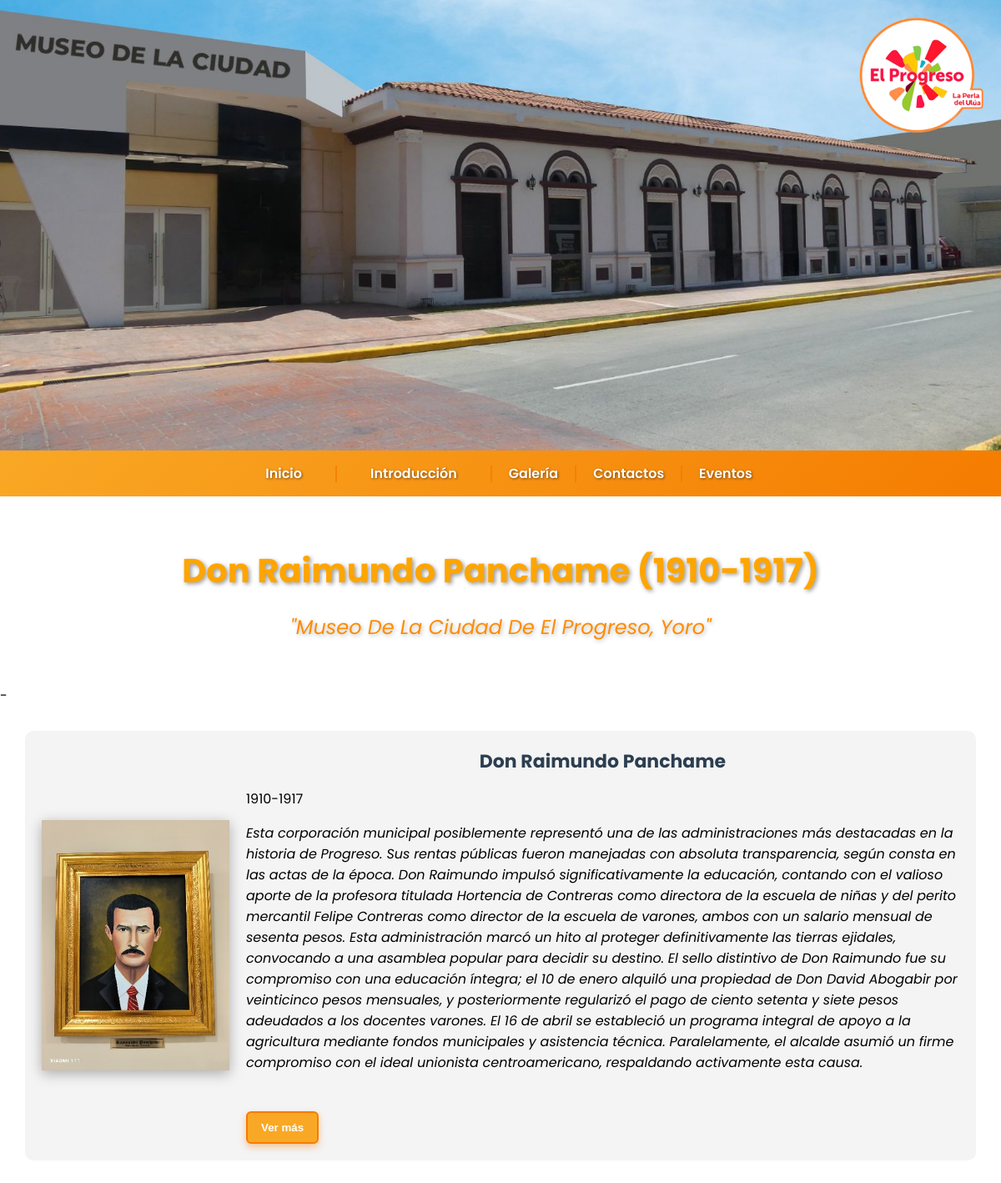
/alcaldes_data/don_raimundo_panchame.php, run on the app's committed database.
### tables this page shows
CREATE TABLE `alcaldes` (
  `id` int(11) NOT NULL,
  `nombre` varchar(150) NOT NULL,
  `descripcion` text DEFAULT NULL,
  `frase` text DEFAULT NULL,
  `periodo` varchar(100) DEFAULT NULL,
  `imagen` varchar(255) DEFAULT NULL,
  `orden` int(11) DEFAULT 0
);

### alcaldes_data/don_raimundo_panchame.php (the view, shortened to what this page needs)
<?php include '../PHP/config.php'; ?>
<!DOCTYPE html>
<html lang="en">
  <head>
    <link rel="stylesheet" href="../css/EstilosGenerales.css" />
    <link rel="stylesheet" href="../css/EstilosContactos.css" />
    <link
      rel="stylesheet"
      href="https://cdnjs.cloudflare.com/ajax/libs/font-awesome/5.15.4/css/all.min.css"
    />
  </head>
  <body>
    <header class="encabezado">
      <div class="contenido-encabezado">
        <a href="inicioSecion.html">
          <img
          src="Imagenes/Encabezado/LogoMuni.png"
          alt="Logo"
          class="logo"
          style="cursor: pointer"
        />
        </a>
      </div>
    </header>
     <nav class="barra-menu">
      <ul>
        <li><a href="PaginaPrincipal.php">Inicio</a></li>
        <div class="separador"></div>
        <li><a href="#" onclick="abrirModal('Intro')">Introducción</a></li>
        <div class="separador"></div>
        <a href="galeria.php">Galería</a>
        <div class="separador"></div>
        <a href="Contacto.html">Contactos</a>
        <div class="inscriccion separador"></div>
        <a href="Evento.php">Eventos</a>
      </ul>
    </nav>
    <header class="titulo-container">
      <h1 class="titulo-principal">Don Raimundo Panchame (1910-1917) </h1>
      <h2 class="subtitulo">"Museo De La Ciudad De El Progreso, Yoro"</h2>
    </header>
<main class= "Contenido Principal">
    <?php
    $actual_query = mysqli_query($conn, "SELECT * FROM alcaldes WHERE nombre = 'Don Raimundo Panchame'  LIMIT 1");
    $alcalde_actual = mysqli_fetch_assoc($actual_query);
    ?>
    <?php if ($alcalde_actual): ?>-
      <section class="alcalde">
        <div class="contenedor-alcalde">
          <img src="../<?php echo htmlspecialchars($alcalde_actual['imagen']); ?>" alt="Foto del Alcalde" class="foto-alcalde" onclick="abrirImagenModal(this.src)" />
          <div class="info-alcalde">
            <h3><?php echo htmlspecialchars($alcalde_actual['nombre']); ?></h3>
            <p><?php echo htmlspecialchars($alcalde_actual['periodo']); ?></p>
            <p><em><?php echo htmlspecialchars($alcalde_actual['descripcion']); ?></em></p>
            <button id="verMasBtn" onclick="toggleInfo()">Ver más</button>
          </div>
        </div>
      </section>
    <?php else: ?>
      <p style="text-align:center; color: red;">⚠️ No hay un alcalde actual definido.</p>
    <?php endif; ?>
  </main>
  </body>
</html>

### css/EstilosGenerales.css (style rules this page uses)
body { margin: 0; font-family: 'Poppins', sans-serif; }
.encabezado { background-image: url('../Imagenes/Encabezado/ENCABEZADO.jpeg'); background-size: cover; background-position: center; height: 500px; position: relative; color: white; }
.logo { position: absolute; top: 5px; right: 5px; width: 180px; height: auto; z-index: 2; }
.titulo-container { text-align: center; padding: 2rem 1rem; background-color: white; }
.titulo-principal { color: orange; font-size: 2.5rem; text-shadow: 2px 2px 5px rgba(0, 0, 0, 0.4); margin-bottom: 0.5rem; }
.subtitulo { color: darkorange; font-size: 1.5rem; font-weight: normal; font-style: italic; text-shadow: 1.5px 1.5px 5px rgba(0, 0, 0, 0.25); }
.barra-menu { background: linear-gradient(135deg, #f9a825, #f57c00); padding: 15px 0; box-shadow: 0 2px 8px rgba(0, 0, 0, 0.1); }
.barra-menu ul { list-style: none; display: flex; justify-content: center; align-items: center; padding: 0; margin: 0; }
.barra-menu li { margin: 0 20px; }
.barra-menu a { text-decoration: none; color: white; font-weight: 600; font-family: 'Poppins', sans-serif; font-size: 16px; transition: all 0.3s ease; text-shadow: 1px 1px 3px rgba(0, 0, 0, 0.5); }
.separador { width: 2px; height: 20px; background-color: #f57c00; margin: 0 20px; opacity: 0.8; }
header { padding: 20px; background-color: #2c3e50; color: white; }
.contenedor-alcalde { display: flex; align-items: center; padding: 20px; background-color: #f4f4f4; border-radius: 10px; margin: 30px; }
.foto-alcalde { width: 300px; height: 300px; object-fit: cover; margin-right: 20px; box-shadow: 0 4px 15px rgba(0, 0, 0, 0.3); }
.info-alcalde h3 { margin: 0; font-size: 22px; color: #2c3e50; }
button { margin-top: 15px; background-color: #f9a825; color: white; border: 2px solid #f57c00; padding: 10px 16px; border-radius: 6px; cursor: pointer; font-weight: bold; box-shadow: 0 4px 8px rgba(245, 124, 0, 0.4); transition: background-color 0.3s, box-shadow 0.3s; }

### css/EstilosContactos.css (style rules this page uses)
h3 { text-align: center; font-size: 2rem; margin-bottom: 30px; color: #f57c00; }

### data on the page
alcaldes: imagen (picture), nombre "Don Raimundo Panchame", periodo "1910-1917", descripcion "Esta corporación municipal posiblemente representó una de las administraciones más destacadas en la historia de Progreso. Sus rentas públicas fueron manejadas con absoluta transparencia, según consta en las actas de la época. Don Raimundo impulsó significativamente la educación, contando con el valioso aporte de la profesora titulada Hortencia de Contreras como directora de la escuela de niñas y del perito mercantil Felipe Contreras como director de la escuela de varones, ambos con un salario mensual de sesenta pesos. Esta administración marcó un hito al proteger definitivamente las tierras ejidales, convocando a una asamblea popular para decidir su destino. El sello distintivo de Don…"
